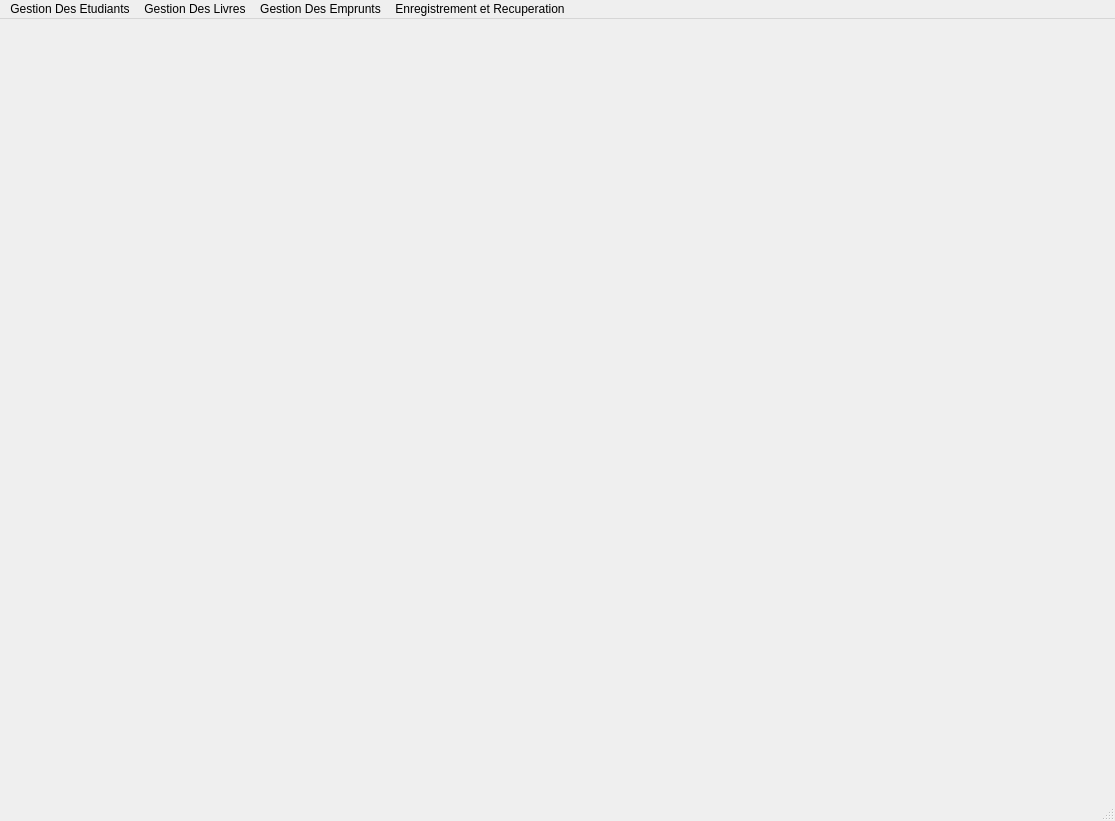
<?xml version="1.0" encoding="UTF-8"?>
<ui version="4.0">
 <class>MainWindow</class>
 <widget class="QMainWindow" name="MainWindow">
  <property name="geometry">
   <rect>
    <x>0</x>
    <y>0</y>
    <width>1115</width>
    <height>821</height>
   </rect>
  </property>
  <property name="windowTitle">
   <string>MainWindow</string>
  </property>
  <property name="styleSheet">
   <string notr="true"/>
  </property>
  <widget class="QWidget" name="centralwidget">
   <property name="autoFillBackground">
    <bool>false</bool>
   </property>
   <property name="styleSheet">
    <string notr="true">border-image: url(:/newPrefix/4099601.jpg);</string>
   </property>
   <layout class="QHBoxLayout" name="horizontalLayout">
    <item>
     <widget class="QStackedWidget" name="stackedWidget">
      <property name="currentIndex">
       <number>1</number>
      </property>
      <widget class="QWidget" name="page">
       <layout class="QVBoxLayout" name="verticalLayout"/>
      </widget>
      <widget class="QWidget" name="page_2">
       <layout class="QVBoxLayout" name="verticalLayout_2"/>
      </widget>
     </widget>
    </item>
   </layout>
  </widget>
  <widget class="QMenuBar" name="menubar">
   <property name="geometry">
    <rect>
     <x>0</x>
     <y>0</y>
     <width>1115</width>
     <height>26</height>
    </rect>
   </property>
   <widget class="QMenu" name="menuGestion_Des_Etudiants">
    <property name="title">
     <string>Gestion Des Etudiants</string>
    </property>
    <widget class="QMenu" name="menuMise_A_Jour_Des_Etudiants">
     <property name="title">
      <string>Mise A Jour Des Etudiants</string>
     </property>
     <addaction name="separator"/>
     <addaction name="actionAjouter_Un_Etudiant"/>
     <addaction name="separator"/>
     <addaction name="actionModifier_Etudiant"/>
     <addaction name="separator"/>
     <addaction name="actionSupprimer_Un_Etudiant"/>
    </widget>
    <addaction name="menuMise_A_Jour_Des_Etudiants"/>
    <addaction name="separator"/>
    <addaction name="actionRecherche_Affichage_Trie"/>
   </widget>
   <widget class="QMenu" name="menuGestion_Des_Livres">
    <property name="title">
     <string>Gestion Des Livres</string>
    </property>
    <widget class="QMenu" name="menuMise_A_Jour">
     <property name="title">
      <string>Mise A Jour </string>
     </property>
     <addaction name="actionAjouter_Nouveau_Livre"/>
     <addaction name="separator"/>
     <addaction name="actionModifier_Nbr_D_Exemplaires"/>
     <addaction name="separator"/>
     <addaction name="actionSupprimer_Un_Livre"/>
    </widget>
    <addaction name="menuMise_A_Jour"/>
    <addaction name="separator"/>
    <addaction name="actionRecherche_Affichage"/>
   </widget>
   <widget class="QMenu" name="menuGestion_Des_Emprunts">
    <property name="title">
     <string>Gestion Des Emprunts</string>
    </property>
    <widget class="QMenu" name="menuMise_Ajour">
     <property name="title">
      <string>Mise Ajour</string>
     </property>
     <addaction name="actionAjouter_Un_Nouvel_Emprunt"/>
     <addaction name="separator"/>
     <addaction name="actionRetour_D_un_Emprunt"/>
     <addaction name="separator"/>
     <addaction name="actionModifier_Emprunt"/>
     <addaction name="separator"/>
     <addaction name="actionSupprimer_Un_Emprunt"/>
    </widget>
    <addaction name="menuMise_Ajour"/>
    <addaction name="separator"/>
    <addaction name="actionRecherche_Affichage_2"/>
   </widget>
   <widget class="QMenu" name="menuEnregistrement_et_Recuperation">
    <property name="title">
     <string>Enregistrement et Recuperation</string>
    </property>
    <widget class="QMenu" name="menuEnregistrement">
     <property name="title">
      <string>Enregistrement</string>
     </property>
     <addaction name="actionEnregistrement_Des_Etudiants"/>
     <addaction name="separator"/>
     <addaction name="actionEnregistrement_Des_Livres"/>
     <addaction name="separator"/>
     <addaction name="actionEnregistrement_Des_Emprunts"/>
    </widget>
    <widget class="QMenu" name="menuRecuperation">
     <property name="title">
      <string>Recuperation</string>
     </property>
     <addaction name="actionRecuperation_Des_Etudiants"/>
     <addaction name="separator"/>
     <addaction name="actionRecuperation_Des_Livres"/>
     <addaction name="separator"/>
     <addaction name="actionRecuperation_Des_Emprunts"/>
    </widget>
    <addaction name="menuEnregistrement"/>
    <addaction name="separator"/>
    <addaction name="separator"/>
    <addaction name="actionEnregistrer_Tous_2"/>
    <addaction name="separator"/>
    <addaction name="menuRecuperation"/>
    <addaction name="separator"/>
    <addaction name="actionRecuperer_Tous"/>
    <addaction name="separator"/>
   </widget>
   <addaction name="menuGestion_Des_Etudiants"/>
   <addaction name="menuGestion_Des_Livres"/>
   <addaction name="menuGestion_Des_Emprunts"/>
   <addaction name="menuEnregistrement_et_Recuperation"/>
  </widget>
  <widget class="QStatusBar" name="statusbar"/>
  <action name="actionAjouter_Un_Etudiant">
   <property name="text">
    <string>Ajouter Etudiant</string>
   </property>
  </action>
  <action name="actionSupprimer_Un_Etudiant">
   <property name="text">
    <string>Supprimer Etudiant</string>
   </property>
  </action>
  <action name="actionCherche">
   <property name="text">
    <string>Recherche</string>
   </property>
  </action>
  <action name="actionAffiche">
   <property name="text">
    <string>Affiche</string>
   </property>
  </action>
  <action name="actionModifier_Etudiant">
   <property name="text">
    <string>Modifier Etudiant</string>
   </property>
  </action>
  <action name="actionRecherche_Affichage">
   <property name="text">
    <string>Recherche , Affichage</string>
   </property>
  </action>
  <action name="actionRecherche_Affichage_2">
   <property name="text">
    <string>Recherche , Affichage</string>
   </property>
  </action>
  <action name="actionEnregistrer_Tous_2">
   <property name="text">
    <string>Enregistrer Tous</string>
   </property>
   <property name="shortcut">
    <string>Ctrl+S</string>
   </property>
  </action>
  <action name="actionRecuperer_Tous">
   <property name="text">
    <string>Recuperer Tous</string>
   </property>
   <property name="shortcut">
    <string>Ctrl+R</string>
   </property>
  </action>
  <action name="actionEnregistrement_Des_Etudiants">
   <property name="text">
    <string>Enregistrement Des Etudiants</string>
   </property>
  </action>
  <action name="actionEnregistrement_Des_Livres">
   <property name="text">
    <string>Enregistrement Des Livres </string>
   </property>
  </action>
  <action name="actionEnregistrement_Des_Emprunts">
   <property name="text">
    <string>Enregistrement Des Emprunts</string>
   </property>
  </action>
  <action name="actionRecuperation_Des_Etudiants">
   <property name="text">
    <string>Recuperation Des Etudiants</string>
   </property>
  </action>
  <action name="actionRecuperation_Des_Livres">
   <property name="text">
    <string>Recuperation Des Livres</string>
   </property>
  </action>
  <action name="actionRecuperation_Des_Emprunts">
   <property name="text">
    <string>Recuperation Des Emprunts</string>
   </property>
  </action>
  <action name="actionAjouter_Nouveau_Livre">
   <property name="text">
    <string>Ajouter Nouveau Livre</string>
   </property>
  </action>
  <action name="actionSupprimer_Un_Livre">
   <property name="text">
    <string>Supprimer Un Livre</string>
   </property>
  </action>
  <action name="actionModifier_Nbr_D_Exemplaires">
   <property name="text">
    <string>Modifier Nbr D'Exemplaires</string>
   </property>
  </action>
  <action name="actionAjouter_Un_Nouvel_Emprunt">
   <property name="text">
    <string>Ajouter Un Nouvel Emprunt</string>
   </property>
  </action>
  <action name="actionRetour_D_un_Emprunt">
   <property name="text">
    <string>Retour D'un Emprunt</string>
   </property>
  </action>
  <action name="actionSupprimer_Un_Emprunt">
   <property name="text">
    <string>Supprimer Un Emprunt</string>
   </property>
  </action>
  <action name="actionModifier_Emprunt">
   <property name="text">
    <string>Modifier Emprunt</string>
   </property>
  </action>
  <action name="actionRecherche_Affichage_Trie">
   <property name="text">
    <string>Recherche , Affichage ,Trie</string>
   </property>
  </action>
 </widget>
 <resources>
  <include location="menu.qrc"/>
 </resources>
 <connections/>
</ui>
